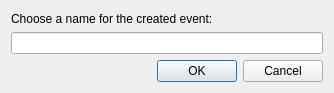
<?xml version="1.0" encoding="UTF-8"?>
<ui version="4.0">
 <class>NewEventDialog</class>
 <widget class="QDialog" name="NewEventDialog">
  <property name="geometry">
   <rect>
    <x>0</x>
    <y>0</y>
    <width>334</width>
    <height>93</height>
   </rect>
  </property>
  <property name="windowTitle">
   <string>Dialog</string>
  </property>
  <layout class="QVBoxLayout" name="verticalLayout_2">
   <item>
    <layout class="QVBoxLayout" name="verticalLayout">
     <item>
      <widget class="QLabel" name="label">
       <property name="text">
        <string>Choose a name for the created event:</string>
       </property>
      </widget>
     </item>
     <item>
      <widget class="QLineEdit" name="lineEdit"/>
     </item>
    </layout>
   </item>
   <item>
    <widget class="QDialogButtonBox" name="buttonBox">
     <property name="orientation">
      <enum>Qt::Horizontal</enum>
     </property>
     <property name="standardButtons">
      <set>QDialogButtonBox::Cancel|QDialogButtonBox::Ok</set>
     </property>
    </widget>
   </item>
  </layout>
 </widget>
 <resources/>
 <connections>
  <connection>
   <sender>buttonBox</sender>
   <signal>accepted()</signal>
   <receiver>NewEventDialog</receiver>
   <slot>accept()</slot>
   <hints>
    <hint type="sourcelabel">
     <x>248</x>
     <y>254</y>
    </hint>
    <hint type="destinationlabel">
     <x>157</x>
     <y>274</y>
    </hint>
   </hints>
  </connection>
  <connection>
   <sender>buttonBox</sender>
   <signal>rejected()</signal>
   <receiver>NewEventDialog</receiver>
   <slot>reject()</slot>
   <hints>
    <hint type="sourcelabel">
     <x>316</x>
     <y>260</y>
    </hint>
    <hint type="destinationlabel">
     <x>286</x>
     <y>274</y>
    </hint>
   </hints>
  </connection>
 </connections>
</ui>
